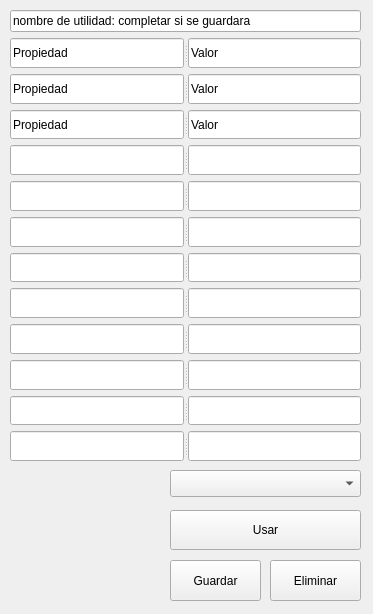
<?xml version="1.0" encoding="UTF-8"?>
<ui version="4.0">
 <class>Utilidad</class>
 <widget class="QWidget" name="Utilidad">
  <property name="geometry">
   <rect>
    <x>0</x>
    <y>0</y>
    <width>373</width>
    <height>614</height>
   </rect>
  </property>
  <property name="minimumSize">
   <size>
    <width>373</width>
    <height>614</height>
   </size>
  </property>
  <property name="maximumSize">
   <size>
    <width>373</width>
    <height>614</height>
   </size>
  </property>
  <property name="windowTitle">
   <string>Insertor de utilidad</string>
  </property>
  <property name="windowIcon">
   <iconset>
    <normaloff>Resource/utilidadG.png</normaloff>Resource/utilidadG.png</iconset>
  </property>
  <widget class="QWidget" name="layoutWidget">
   <property name="geometry">
    <rect>
     <x>10</x>
     <y>10</y>
     <width>351</width>
     <height>451</height>
    </rect>
   </property>
   <layout class="QVBoxLayout" name="verticalLayout">
    <item>
     <widget class="QLineEdit" name="nombre">
      <property name="text">
       <string>nombre de utilidad: completar si se guardara</string>
      </property>
     </widget>
    </item>
    <item>
     <widget class="QSplitter" name="splitter">
      <property name="orientation">
       <enum>Qt::Horizontal</enum>
      </property>
      <widget class="QLineEdit" name="propiedad">
       <property name="text">
        <string>Propiedad</string>
       </property>
      </widget>
      <widget class="QLineEdit" name="valor">
       <property name="text">
        <string>Valor</string>
       </property>
      </widget>
     </widget>
    </item>
    <item>
     <widget class="QSplitter" name="splitter_12">
      <property name="orientation">
       <enum>Qt::Horizontal</enum>
      </property>
      <widget class="QLineEdit" name="propiedad_2">
       <property name="text">
        <string>Propiedad</string>
       </property>
      </widget>
      <widget class="QLineEdit" name="valor_2">
       <property name="text">
        <string>Valor</string>
       </property>
      </widget>
     </widget>
    </item>
    <item>
     <widget class="QSplitter" name="splitter_2">
      <property name="orientation">
       <enum>Qt::Horizontal</enum>
      </property>
      <widget class="QLineEdit" name="propiedad_3">
       <property name="text">
        <string>Propiedad</string>
       </property>
      </widget>
      <widget class="QLineEdit" name="valor_3">
       <property name="text">
        <string>Valor</string>
       </property>
      </widget>
     </widget>
    </item>
    <item>
     <widget class="QSplitter" name="splitter_3">
      <property name="orientation">
       <enum>Qt::Horizontal</enum>
      </property>
      <widget class="QLineEdit" name="propiedad_4">
       <property name="text">
        <string/>
       </property>
      </widget>
      <widget class="QLineEdit" name="valor_4">
       <property name="text">
        <string/>
       </property>
      </widget>
     </widget>
    </item>
    <item>
     <widget class="QSplitter" name="splitter_4">
      <property name="orientation">
       <enum>Qt::Horizontal</enum>
      </property>
      <widget class="QLineEdit" name="propiedad_5">
       <property name="text">
        <string/>
       </property>
      </widget>
      <widget class="QLineEdit" name="valor_5">
       <property name="text">
        <string/>
       </property>
      </widget>
     </widget>
    </item>
    <item>
     <widget class="QSplitter" name="splitter_5">
      <property name="orientation">
       <enum>Qt::Horizontal</enum>
      </property>
      <widget class="QLineEdit" name="propiedad_6">
       <property name="text">
        <string/>
       </property>
      </widget>
      <widget class="QLineEdit" name="valor_6">
       <property name="text">
        <string/>
       </property>
      </widget>
     </widget>
    </item>
    <item>
     <widget class="QSplitter" name="splitter_6">
      <property name="orientation">
       <enum>Qt::Horizontal</enum>
      </property>
      <widget class="QLineEdit" name="propiedad_7">
       <property name="text">
        <string/>
       </property>
      </widget>
      <widget class="QLineEdit" name="valor_7">
       <property name="text">
        <string/>
       </property>
      </widget>
     </widget>
    </item>
    <item>
     <widget class="QSplitter" name="splitter_7">
      <property name="orientation">
       <enum>Qt::Horizontal</enum>
      </property>
      <widget class="QLineEdit" name="propiedad_8">
       <property name="text">
        <string/>
       </property>
      </widget>
      <widget class="QLineEdit" name="valor_8">
       <property name="text">
        <string/>
       </property>
      </widget>
     </widget>
    </item>
    <item>
     <widget class="QSplitter" name="splitter_8">
      <property name="orientation">
       <enum>Qt::Horizontal</enum>
      </property>
      <widget class="QLineEdit" name="propiedad_9">
       <property name="text">
        <string/>
       </property>
      </widget>
      <widget class="QLineEdit" name="valor_9">
       <property name="text">
        <string/>
       </property>
      </widget>
     </widget>
    </item>
    <item>
     <widget class="QSplitter" name="splitter_9">
      <property name="orientation">
       <enum>Qt::Horizontal</enum>
      </property>
      <widget class="QLineEdit" name="propiedad_10">
       <property name="text">
        <string/>
       </property>
      </widget>
      <widget class="QLineEdit" name="valor_10">
       <property name="text">
        <string/>
       </property>
      </widget>
     </widget>
    </item>
    <item>
     <widget class="QSplitter" name="splitter_10">
      <property name="orientation">
       <enum>Qt::Horizontal</enum>
      </property>
      <widget class="QLineEdit" name="propiedad_11">
       <property name="text">
        <string/>
       </property>
      </widget>
      <widget class="QLineEdit" name="valor_11">
       <property name="text">
        <string/>
       </property>
      </widget>
     </widget>
    </item>
    <item>
     <widget class="QSplitter" name="splitter_11">
      <property name="orientation">
       <enum>Qt::Horizontal</enum>
      </property>
      <widget class="QLineEdit" name="propiedad_12">
       <property name="text">
        <string/>
       </property>
      </widget>
      <widget class="QLineEdit" name="valor_12">
       <property name="text">
        <string/>
       </property>
      </widget>
     </widget>
    </item>
   </layout>
  </widget>
  <widget class="QLabel" name="label">
   <property name="geometry">
    <rect>
     <x>10</x>
     <y>470</y>
     <width>128</width>
     <height>128</height>
    </rect>
   </property>
   <property name="text">
    <string/>
   </property>
   <property name="pixmap">
    <pixmap>Resource/utilidadG.png</pixmap>
   </property>
  </widget>
  <widget class="QPushButton" name="usar">
   <property name="geometry">
    <rect>
     <x>170</x>
     <y>510</y>
     <width>191</width>
     <height>40</height>
    </rect>
   </property>
   <property name="sizePolicy">
    <sizepolicy hsizetype="Expanding" vsizetype="Expanding">
     <horstretch>0</horstretch>
     <verstretch>0</verstretch>
    </sizepolicy>
   </property>
   <property name="cursor">
    <cursorShape>PointingHandCursor</cursorShape>
   </property>
   <property name="focusPolicy">
    <enum>Qt::NoFocus</enum>
   </property>
   <property name="text">
    <string>Usar</string>
   </property>
   <property name="icon">
    <iconset>
     <normaloff>Resource/utilidadG.png</normaloff>Resource/utilidadG.png</iconset>
   </property>
   <property name="iconSize">
    <size>
     <width>32</width>
     <height>32</height>
    </size>
   </property>
   <property name="flat">
    <bool>false</bool>
   </property>
  </widget>
  <widget class="QPushButton" name="guardarUtilidad">
   <property name="geometry">
    <rect>
     <x>170</x>
     <y>560</y>
     <width>91</width>
     <height>41</height>
    </rect>
   </property>
   <property name="sizePolicy">
    <sizepolicy hsizetype="Expanding" vsizetype="Expanding">
     <horstretch>0</horstretch>
     <verstretch>0</verstretch>
    </sizepolicy>
   </property>
   <property name="cursor">
    <cursorShape>PointingHandCursor</cursorShape>
   </property>
   <property name="focusPolicy">
    <enum>Qt::NoFocus</enum>
   </property>
   <property name="text">
    <string>Guardar</string>
   </property>
   <property name="icon">
    <iconset>
     <normaloff>Resource/Editor.png</normaloff>Resource/Editor.png</iconset>
   </property>
   <property name="iconSize">
    <size>
     <width>32</width>
     <height>32</height>
    </size>
   </property>
   <property name="flat">
    <bool>false</bool>
   </property>
  </widget>
  <widget class="QComboBox" name="opcUtilidad">
   <property name="geometry">
    <rect>
     <x>170</x>
     <y>470</y>
     <width>191</width>
     <height>27</height>
    </rect>
   </property>
   <property name="cursor">
    <cursorShape>PointingHandCursor</cursorShape>
   </property>
  </widget>
  <widget class="QPushButton" name="eliminar">
   <property name="geometry">
    <rect>
     <x>270</x>
     <y>560</y>
     <width>91</width>
     <height>41</height>
    </rect>
   </property>
   <property name="text">
    <string>Eliminar</string>
   </property>
  </widget>
 </widget>
 <resources/>
 <connections>
  <connection>
   <sender>usar</sender>
   <signal>clicked()</signal>
   <receiver>Utilidad</receiver>
   <slot>aceptar()</slot>
   <hints>
    <hint type="sourcelabel">
     <x>309</x>
     <y>575</y>
    </hint>
    <hint type="destinationlabel">
     <x>441</x>
     <y>575</y>
    </hint>
   </hints>
  </connection>
  <connection>
   <sender>guardarUtilidad</sender>
   <signal>clicked()</signal>
   <receiver>Utilidad</receiver>
   <slot>guardar()</slot>
   <hints>
    <hint type="sourcelabel">
     <x>325</x>
     <y>498</y>
    </hint>
    <hint type="destinationlabel">
     <x>559</x>
     <y>631</y>
    </hint>
   </hints>
  </connection>
  <connection>
   <sender>opcUtilidad</sender>
   <signal>currentIndexChanged(QString)</signal>
   <receiver>Utilidad</receiver>
   <slot>cambiar()</slot>
   <hints>
    <hint type="sourcelabel">
     <x>257</x>
     <y>475</y>
    </hint>
    <hint type="destinationlabel">
     <x>186</x>
     <y>319</y>
    </hint>
   </hints>
  </connection>
  <connection>
   <sender>eliminar</sender>
   <signal>clicked()</signal>
   <receiver>Utilidad</receiver>
   <slot>eliminar()</slot>
   <hints>
    <hint type="sourcelabel">
     <x>66</x>
     <y>467</y>
    </hint>
    <hint type="destinationlabel">
     <x>799</x>
     <y>387</y>
    </hint>
   </hints>
  </connection>
 </connections>
 <slots>
  <slot>aceptar()</slot>
  <slot>cambiar()</slot>
  <slot>guardar()</slot>
  <slot>refrescarOpciones()</slot>
  <slot>eliminar()</slot>
 </slots>
</ui>
